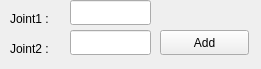
          <widget class="QWidget" name="page_robot_scara_grip_big">
           <property name="geometry">
            <rect>
             <x>0</x>
             <y>0</y>
             <width>261</width>
             <height>69</height>
            </rect>
           </property>
           <attribute name="label">
            <string>Grip_Small</string>
           </attribute>
           <widget class="QLineEdit" name="lineEdit_scara_small_grip_joint2_value">
            <property name="geometry">
             <rect>
              <x>70</x>
              <y>30</y>
              <width>81</width>
              <height>25</height>
             </rect>
            </property>
           </widget>
           <widget class="QLineEdit" name="lineEdit_scara_small_grip_joint1_value">
            <property name="geometry">
             <rect>
              <x>70</x>
              <y>0</y>
              <width>81</width>
              <height>25</height>
             </rect>
            </property>
           </widget>
           <widget class="QLabel" name="label_scara_small_grip_joint2">
            <property name="geometry">
             <rect>
              <x>10</x>
              <y>40</y>
              <width>67</width>
              <height>17</height>
             </rect>
            </property>
            <property name="text">
             <string>Joint2 :</string>
            </property>
           </widget>
           <widget class="QLabel" name="label_scara_small_grip_joint1">
            <property name="geometry">
             <rect>
              <x>10</x>
              <y>10</y>
              <width>67</width>
              <height>17</height>
             </rect>
            </property>
            <property name="text">
             <string>Joint1 :</string>
            </property>
           </widget>
           <widget class="QPushButton" name="pushButton_scara_grip_small">
            <property name="geometry">
             <rect>
              <x>160</x>
              <y>30</y>
              <width>89</width>
              <height>25</height>
             </rect>
            </property>
            <property name="text">
             <string>Add</string>
            </property>
           </widget>
          </widget>
